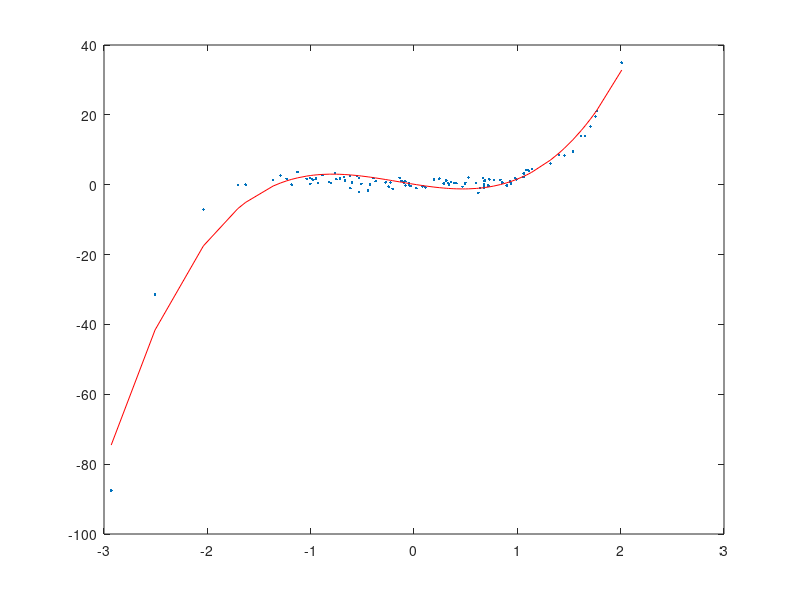

MATLAB code to generate this figure:
% randn(n) - wektor wartości z rozkładu gaussa o dlugosci n
clc; clear;

% REGRESJA LINIOWA

%1
n = 400;    % rozmair x
x = randn(n,1).*3;  %rozkład normalny

%2
a = rand()*2-1; % a z przedziału (-1, 1)
b = rand()*2-1;
y = a*x+b + randn(n,1)*a*.5;  % stworzenie funkcji z szumem (randn)
plot(x, y, '.');

%3
x_mean = mean(x);   % średni x
y_mean = mean(y);   % średni y

a_he = sum((x_mean-x).*(y_mean-y))/sum((x_mean-x).^2);  % estymowane a
b_he = y_mean - a_he*x_mean;    % estymowane b

%4
y_he = x.*a_he + b_he;  % estymowana funkcja linowa
plot(x, y, '.', x, y_he);

%5 
mse = sum((y-y_he).^2)/n;   % mean square error
rmse = sqrt(mse);   % root of mean square error

% REGRESJA WIELOMIANOWA

% w - wektor wartosci ( o rozmairze k )
% x - zbior wartosci z rozkladu
% y = sum(w.*(x^(0:k)'));  - wyznaczanie wartosci 

% 6
clc; clear;

n = 100;
x = randn(n, 1);

k = 5;  % rząd wielomianu
w = (rand(k+1, 1)-.5)*2;
y = sum(w.*(x.^(0:k)')) + randn(1,n)*mean(w)*3;   % wylicanie wartości z funkcji wielomianowej
plot(x, y, '.');

% 7
m = 3;
G = zeros(m+1); % tablica zer potrzebna ( macierz )
ro = zeros(m+1, 1); % tablica zer (wektor wyników)

for j=0:m
  for i=0:m
      G(i+1, j+1) = sum(x.^(i+j));  % +1 aby się indeksowanie zgadzało
  end
  ro(j+1) = sum(y.*x.^j');  % transponujemy aby można było rozwiązać układ równań
end

ew = G^-1*ro;    % wykliczenie estymowanego w

%8
x2 = sort(x);   % sortujemy aby narysować w sposób liniowy
y2 = sum(ew.*x2.^(0:m)');    
plot(x, y, '.', x2, y2, 'r');

%9
mse = sum((y-y2).^2)/n; 
rmse = sqrt(mse);